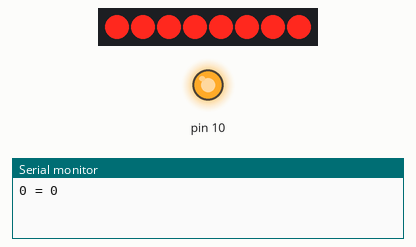
A sketch run on a simulated Arduino Uno, built with avr-gcc and run on an emulated ATmega328P. On the bench: 8 shift-register outputs drawn as a row of LEDs (first output left, lit = HIGH), output pins drawn as LEDs (lit = HIGH), the last lines printed to the serial monitor. Wiring (inferred from the names in the program): shift register (74HC595): latch pin 8. Wiring (inferred from the signals the program sends): row of LEDs: on Q0, Q1, Q2, Q3, Q4, Q5, Q6, Q7. Pins used as bus, display or sensor lines are not drawn.

Above: at 0.2 s.
At 1.2 s:
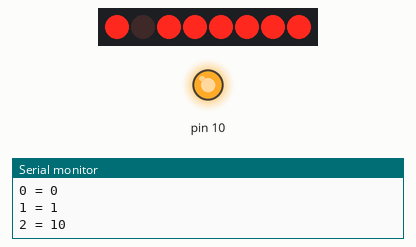
At 2.2 s:
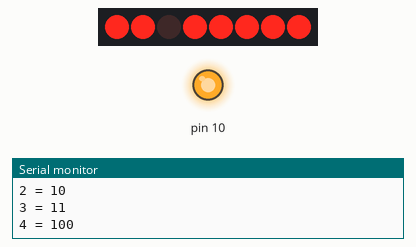
At 4.7 s:
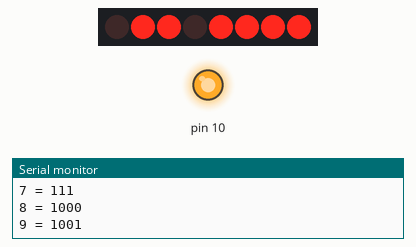
At 7.2 s:
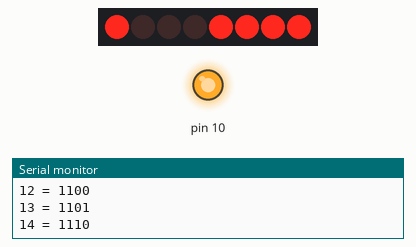
At 9.7 s:
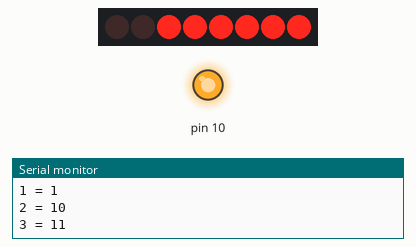
Timing chart, 0 to 10.4 s (numbered marks = the images above):
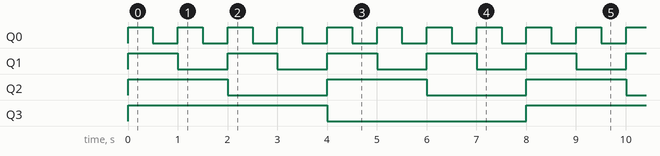

The sketch:

Ardu8_05_Leds595_Binary.ino
```cpp
/*
  Робототехнический контроллер «Кибернетический»: двоичный счётчик

  Числа от 0 до 15 показываются на LED1–LED4 в двоичном виде (LED1 — младший разряд)
  и печатаются в мониторе порта (115200).

  Плата в Arduino IDE: Arduino Uno. Кабель USB-C — в ВЕРХНИЙ разъём (Arduino).
  DIP-переключатель: DIP1 и DIP4 = OFF, DIP5 = ON (светодиоды).
*/

#include <SPI.h>

const int LATCH_595 = 8;

void showLeds(byte leds) {         // 1 в бите = светодиод горит
  digitalWrite(LATCH_595, LOW);
  SPI.transfer(~leds);             // регистр горит от 0 — инвертируем
  digitalWrite(LATCH_595, HIGH);
}

void setup() {
  pinMode(LATCH_595, OUTPUT);
  pinMode(10, OUTPUT);
  digitalWrite(10, HIGH);
  SPI.begin();
  Serial.begin(115200);
}

void loop() {
  for (int n = 0; n <= 15; n++) {
    showLeds(n);                   // число выводится прямо на 4 светодиода
    Serial.print(n);
    Serial.print(" = ");
    Serial.println(n, BIN);        // то же число в двоичном виде
    delay(500);
  }
}
```

Measured:
- by itself, Q0: alternates HIGH for 0.50 s and LOW for 0.50 s
- by itself, Q1: alternates HIGH for 1.0 s and LOW for 1.0 s
- by itself, Q2: alternates HIGH for 2.0 s and LOW for 2.0 s
- by itself, Q3: alternates HIGH for 4.0 s and LOW for 4.0 s
